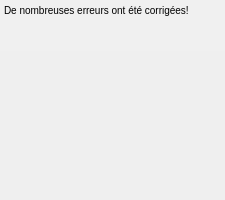
<?xml version="1.0" encoding="UTF-8"?>
<ui version="4.0">
 <class>Dialog</class>
 <widget class="QDialog" name="Dialog">
  <property name="geometry">
   <rect>
    <x>0</x>
    <y>0</y>
    <width>225</width>
    <height>200</height>
   </rect>
  </property>
  <property name="palette">
   <palette>
    <active>
     <colorrole role="Base">
      <brush brushstyle="SolidPattern">
       <color alpha="255">
        <red>240</red>
        <green>240</green>
        <blue>240</blue>
       </color>
      </brush>
     </colorrole>
    </active>
    <inactive>
     <colorrole role="Base">
      <brush brushstyle="SolidPattern">
       <color alpha="255">
        <red>240</red>
        <green>240</green>
        <blue>240</blue>
       </color>
      </brush>
     </colorrole>
    </inactive>
    <disabled>
     <colorrole role="Base">
      <brush brushstyle="SolidPattern">
       <color alpha="255">
        <red>240</red>
        <green>240</green>
        <blue>240</blue>
       </color>
      </brush>
     </colorrole>
    </disabled>
   </palette>
  </property>
  <property name="windowTitle">
   <string>yann</string>
  </property>
  <property name="windowIcon">
   <iconset>
    <normaloff>../resources_img/ign.jpg</normaloff>../resources_img/ign.jpg</iconset>
  </property>
  <widget class="QTextBrowser" name="textBrowser">
   <property name="geometry">
    <rect>
     <x>0</x>
     <y>0</y>
     <width>311</width>
     <height>51</height>
    </rect>
   </property>
   <property name="frameShape">
    <enum>QFrame::NoFrame</enum>
   </property>
   <property name="frameShadow">
    <enum>QFrame::Raised</enum>
   </property>
   <property name="html">
    <string>&lt;!DOCTYPE HTML PUBLIC &quot;-//W3C//DTD HTML 4.0//EN&quot; &quot;http://www.w3.org/TR/REC-html40/strict.dtd&quot;&gt;
&lt;html&gt;&lt;head&gt;&lt;meta name=&quot;qrichtext&quot; content=&quot;1&quot; /&gt;&lt;style type=&quot;text/css&quot;&gt;
p, li { white-space: pre-wrap; }
&lt;/style&gt;&lt;/head&gt;&lt;body style=&quot; font-family:'MS Shell Dlg 2'; font-size:7.8pt; font-weight:400; font-style:normal;&quot;&gt;
&lt;p style=&quot; margin-top:0px; margin-bottom:0px; margin-left:0px; margin-right:0px; -qt-block-indent:0; text-indent:0px;&quot;&gt;De nombreuses erreurs ont été corrigées!&lt;/p&gt;&lt;/body&gt;&lt;/html&gt;</string>
   </property>
  </widget>
 </widget>
 <resources/>
 <connections/>
</ui>
